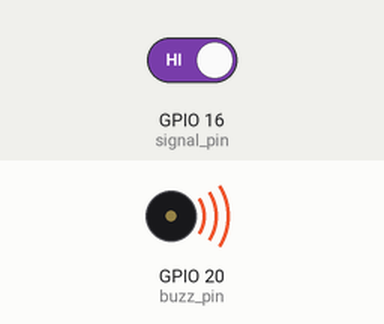
Bench run of a program on a simulated Raspberry Pi (BCM pin numbers). On the bench: buzzer (waves = sounding, pin HIGH). Inputs (shaded band) come from the test bench; at power-on: GPIO 16 (signal_pin) HIGH. What the program prints to the terminal is not drawn.

Above: at 0.2 s.
1.3 s: GPIO 16 (signal_pin) driven LOW
At 3.3 s:
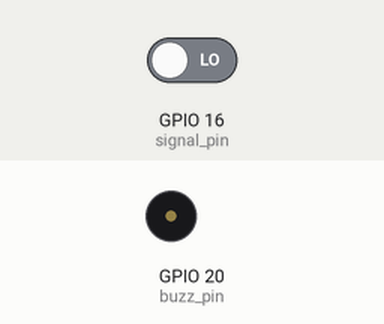
3.7 s: GPIO 16 (signal_pin) driven HIGH
At 4.4 s:
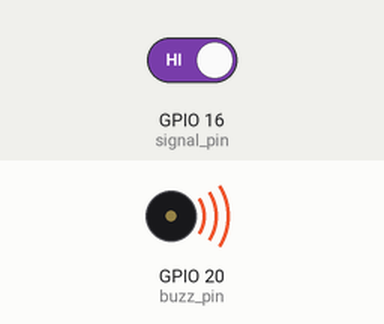
Timing chart, 0 to 14.0 s (numbered marks = the images above; inputs shaded):
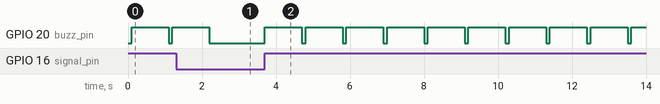

Measured:
- after the input at 1.3 s, GPIO 20 (buzz_pin): goes on until 2.2 s, then stays LOW
- after the input at 3.7 s, GPIO 20 (buzz_pin): alternates HIGH for 1.0 s and LOW for 0.10 s, starting at once

The program:

intruder-alarm.py
```python
"""intruder-alarm.py - a GPIO IR motion sensing alarm.

Press Ctrl+c to exit.
"""

import RPi.GPIO as GPIO
import time

print (__doc__)

signal_pin = 16
buzz_pin = 20

GPIO.setmode(GPIO.BCM)
GPIO.setup(signal_pin, GPIO.IN)
GPIO.setup(buzz_pin, GPIO.OUT)

try:
  while True:
    time.sleep(0.1)

    while not GPIO.input(signal_pin):
      pass

    GPIO.output(buzz_pin, True)
    time.sleep(1)
    GPIO.output(buzz_pin, False)

except KeyboardInterrupt:
  GPIO.cleanup()

except Exception as e:
  print (str(e))
  GPIO.cleanup()
```
